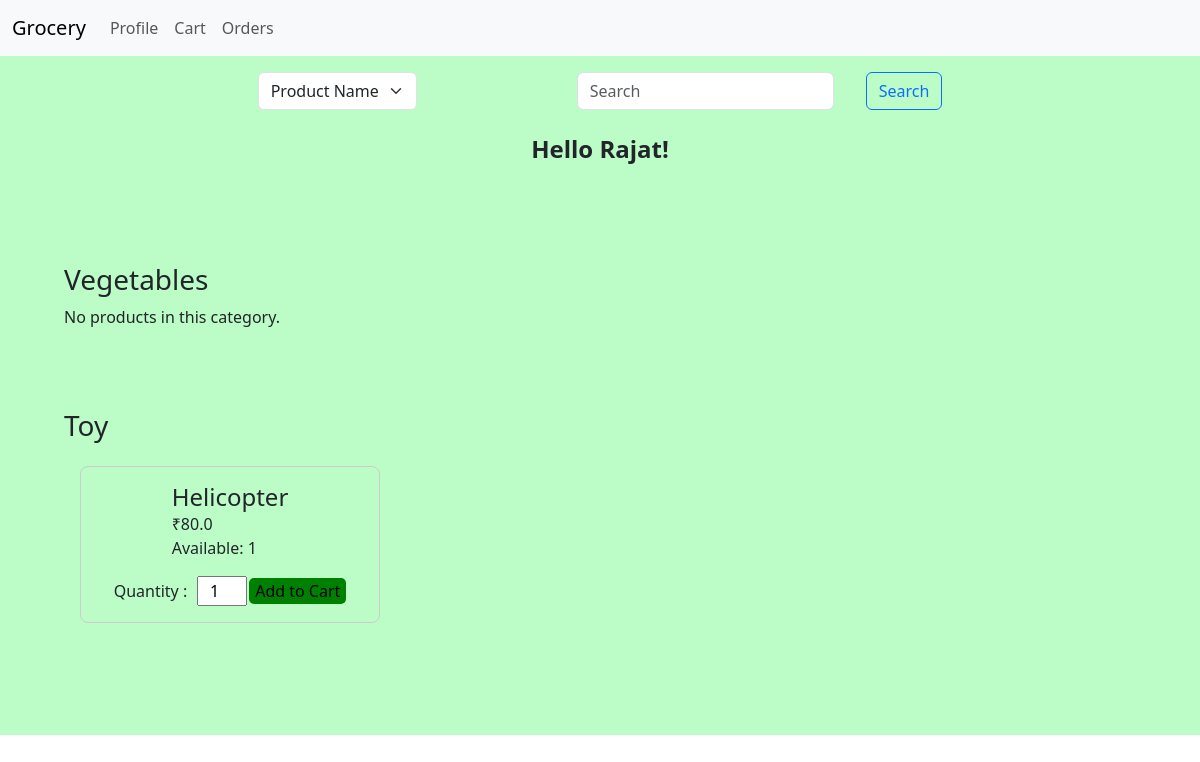
The app's page / (signed in) with its own data.
### models.py (models this page shows, shortened)
class User(db.Model):
    __tablename__='user'
    id=db.Column(db.Integer,primary_key=True)
    username = db.Column(db.String(40),unique=True,nullable=False)
    password_hash=db.Column(db.String(100),nullable=False)
    name = db.Column(db.String(50),nullable=True)
    is_admin=db.Column(db.Boolean,nullable=False,default=False)
    @property
    def password(self):
        raise AttributeError('password is not a readable attribute')

class Category(db.Model):
    __tablename__ = 'category'
    id = db.Column(db.Integer, primary_key=True)
    name = db.Column(db.String(50), nullable=False)
    is_deleted = db.Column(db.Boolean, nullable=False, default=False)
    products = db.relationship('Product', backref='Category', lazy=True)

class Product(db.Model):
    __tablename__ = 'product'
    id = db.Column(db.Integer, primary_key=True)
    name = db.Column(db.String(50), nullable=False)
    price = db.Column(db.Float, nullable=False)
    quantity = db.Column(db.Integer, nullable=False)
    category_id = db.Column(db.Integer, db.ForeignKey('category.id'), nullable=False)
    availability = db.Column(db.Integer, nullable=True)
    manufacturing_date = db.Column(db.Date, nullable=False)
    is_deleted = db.Column(db.Boolean, nullable=False, default=False)
    c = db.relationship('Cart', backref='product', lazy=True)
    ord = db.relationship('Order', backref='product', lazy=True)

### app.py (the view, shortened to what this page needs)
@app.route("/")
def index():
    if 'user_id' not in session:
        flash('Please login to continue.')
        return redirect(url_for('login'))
    user=User.query.get(session['user_id'])
    if user.is_admin:
        return redirect(url_for('admin'))
    basis=request.args.get('basis')
    search=request.args.get('search')
    if not basis or not search:
        return render_template('index.html', user=user,categories=Category.query.all())

### Templates/index.html (shortened to what this page needs)
<!DOCTYPE html>
<html lang="en">
<head>
    <link href="https://cdn.jsdelivr.net/npm/bootstrap@5.3.2/dist/css/bootstrap.min.css" rel="stylesheet">
    <link href="https://getbootstrap.com/docs/5.3/assets/css/docs.css" rel="stylesheet">
</head>
<body>
    <nav class="navbar navbar-expand-lg bg-body-tertiary">
        <div class="container-fluid">
          <a class="navbar-brand" href="{{url_for('index')}}">Grocery</a>
          <div class="collapse navbar-collapse" id="navbarNav">
            <ul class="navbar-nav">
                {% if user %}
                      <li class="nav-item">
                        <a href="{{url_for('profile')}}" class="nav-link">
                          Profile
                        </a>
                      </li>
                      <li class="nav-item">
                        <a href="{{url_for('cart')}}" class="nav-link">Cart</a>
                      </li>
                      <li class="nav-item">
                        <a href="{{url_for('orders')}}" class="nav-link">Orders</a>
                      </li>
                      {% endif %}
            </ul>
          </div>
        </div>
      </nav>
    <div class="gp">
      <div class="container-fluid p-3">
        <form>
          <div class="parent">
            <div>
              <select name="basis" id="basis" class="form-select">
                <option value="name" >Product Name</option>
              </select>
            </div>
          <div style="display: flex;gap: 2em;">
            <div>
              <input type="text" class="form-control" id="search" name="search" placeholder="Search" value="{{name}}">
            </div>
            <div>
              <button type="submit" class="btn btn-outline-primary"> Search</button>
            </div>
          </div>
          </div>
        </form>
      </div>
      <div style="font-weight: 800; font-size: 1.5em; margin-top: 5px;">
        <center>Hello {{user.name}}!</center>
      </div>
    <div style="display: flex; flex-direction: column; align-items: center;padding: 4em;" class="categories-list">
        {% for category in categories if not category.is_deleted %}
          <div class="category" style="width: 100%; margin: 32px 0;">
            <h3>{{category.name}}</h3>
            <div class="product-list" style="display: flex; flex-wrap: wrap; ">
              {% if category.products %}
                {% for product in category.products %}
                 {% if not product.is_deleted %}
                  {% if (price and product.price <= price) or (name and name.lower() in product.name.lower()) or (not price and not name) %}
                    <div class="product" style="width: 300px;margin: 16px; padding: 16px; border: 1px solid #ccc; border-radius: 8px; display: flex; justify-content: space-between; align-items: center; flex-direction: column;">
                      <div class="product-description" style="display: flex; flex-direction: column; align-items: flex-start;">
                        <h4 style="margin: 0;">{{product.name}}</h4>
                        <p style="margin: 0;">&#8377;{{product.price}}</p>
                        <p >Available: {{product.quantity}}</p>
                      </div>
                      {% if product.quantity >0 %}
                      <div class="add_to_cart" style="display: flex; flex-direction: column; align-items: center;">
                        <form action="{{url_for('add_to_cart' , product_id=product.id)}}" class="product_quantity" style="display: flex;align-items: center;gap: 2px;" method="post">
                          <label for="quantity" style="margin-right: 8px;"> Quantity :</label>
                          <input type="number" style="width: 50px;text-align: center;" name="quantity" id="quantity" value="1" min="1" max="{{product.quantity}}">
                          <button type="submit" style="border: none;border-radius: 5px; background-color: green; ">
                            Add to Cart
                          </button>
                        </form>
                      </div>
                      {% else %}
                      <button class="btn" style="border: none; border-radius: 3px;background-color: red; color:aliceblue;" disabled>
                        Out of stock
                      </button>
                      {% endif %}
                    </div>
                  {% endif %}
                 {% endif %}
                {% endfor %}
              {% else %}
                <p> No products in this category.</p>
              {% endif %}
            </div>
          </div>
        {% endfor %}
    </div>
    </div>
</body>
</html>

### Templates/index.html (style rules this page uses)
.parent { display: flex; justify-content: center; gap: 10em; }
#search { width: 100%; }
.gp { background-color: #bcfdc7; }

### records on screen
User: name "Rajat"
Category: name "Vegetables", shows "No products in this category."
Category: name "Toy"
Product: name "Helicopter", price "80.0", quantity "1"
